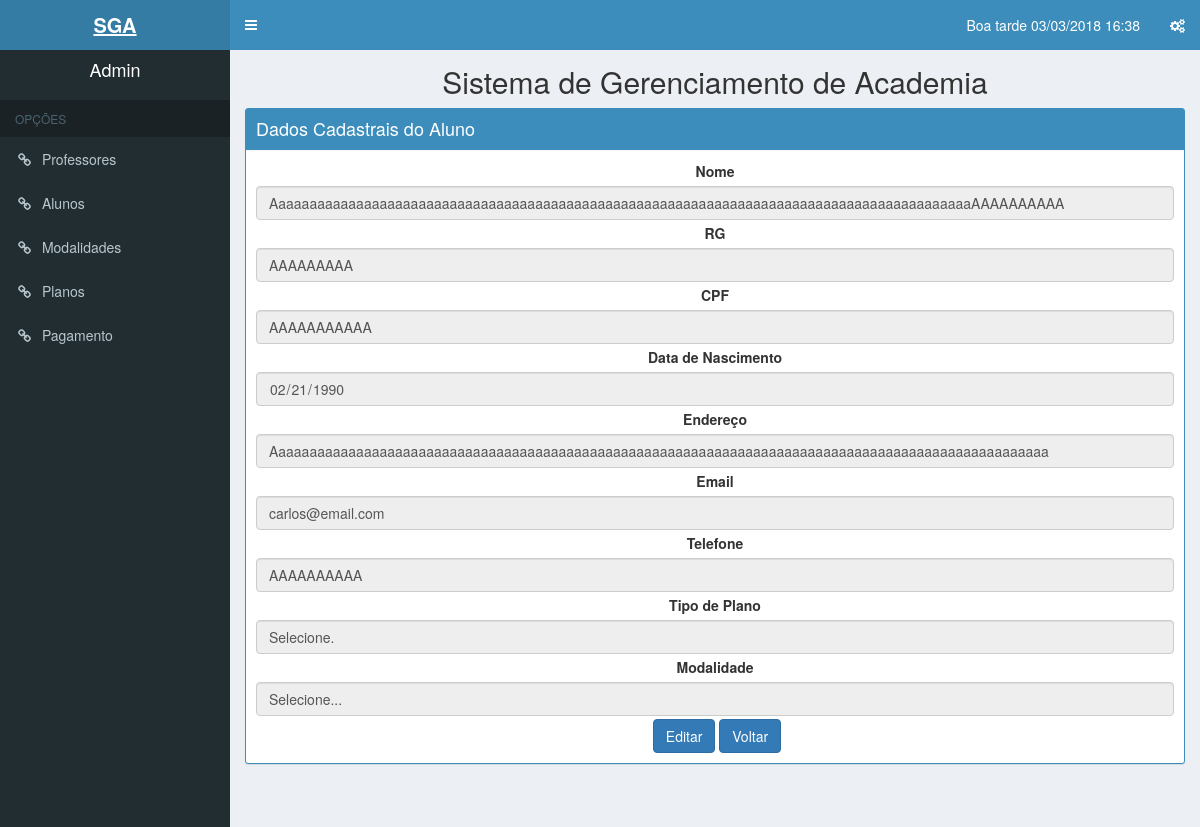
The page /Views/alunoPesq.php?id=1104 (signed in) on the database its author committed.
### tables this page shows
CREATE TABLE `aluno` (
  `matricula_aluno` mediumint(8) UNSIGNED NOT NULL,
  `cpf_aluno` varchar(11) DEFAULT NULL,
  `registro_geral_aluno` varchar(9) DEFAULT NULL,
  `nm_endereco` varchar(100) DEFAULT NULL,
  `dt_nascimento_aluno` varchar(10) DEFAULT NULL,
  `cd_telefone_aluno` varchar(10) DEFAULT NULL,
  `nm_email_aluno` varchar(100) DEFAULT NULL,
  `nm_aluno` varchar(100) DEFAULT NULL,
  `tipo_plano` varchar(10) NOT NULL,
  `nm_modalidade` varchar(30) NOT NULL
);

### controllers/buscarAluno.php (called while the page is built, shortened)
<?php
    $id = isset($_GET['id'])? (int) $_GET['id']: null;
    $PDO = db_connect();
    $sql = "SELECT nm_aluno,
            registro_geral_aluno,
            cpf_aluno,
            dt_nascimento_aluno,
            nm_endereco,
            nm_email_aluno,
            cd_telefone_aluno,
            tipo_plano,
            nm_modalidade
            FROM aluno
            WHERE matricula_aluno = '$id'";
    $stmt = $PDO->prepare($sql);
    $stmt->bindParam(':id', $id, PDO::PARAM_INT);
    $stmt->execute();
    $user = $stmt->fetch(PDO::FETCH_ASSOC);
?>

### Views/alunoPesq.php (the view, shortened to what this page needs)
<?php
    include '../controllers/buscarAluno.php';
    if($_SESSION['user_status'] == 1){
        include ('header.php');
    }elseif($_SESSION['user_status'] == 2){
        include ('headerAtendente.php');
    }
    elseif($_SESSION['user_status'] == 3){
        include ('headerProfessor.php');
    }
?>
        <h2 class="center">Sistema de Gerenciamento de Academia</h2>
        <div class="box box-solid box-primary">
            <div class="box-header with-border">
                <h3 class="box-title">Dados Cadastrais do Aluno</h3>
            </div>
            <div class="box-body">
                <form align='middle'>
                    <div class="form-group">
                        <label for="nome">Nome</label>
                        <input class="form-control" type="text" id="nome" name="nome"
                               value="<?php echo $user['nm_aluno']?>" readonly="true"/>
                    </div>
                    <div class="form-group">
                        <label for="rg">RG</label>
                        <input class="form-control" type="text" id="rg" name="rg"
                               value="<?php echo $user['registro_geral_aluno']?>" readonly="true"/>
                    </div>
                    <div class="form-group">
                        <label for="cpf">CPF</label>
                        <input class="form-control" type="text" id="cpf" name="cpf"
                               value="<?php echo $user['cpf_aluno']?>" readonly="true"/>
                    </div>
                    <div class="form-group">
                        <label for="dtnasc">Data de Nascimento</label>
                        <input class="form-control" type="date" id="dtnasc" name="dtnasc"
                               value="<?php echo $user['dt_nascimento_aluno']?>" readonly="true"/>
                    </div>
                    <div class="form-group">
                        <label for="endereço">Endereço</label>
                        <input class="form-control" type="text" id="end" name="end"
                               value="<?php echo $user['nm_endereco']?>" readonly="true"/>
                    </div>
                    <div class="form-group">
                        <label for="email">Email</label>
                        <input class="form-control" type="text" id="email" name="email"
                               value="<?php echo $user['nm_email_aluno']?>" readonly="true"/>
                    </div>
                    <div class="form-group">
                        <label for="tel">Telefone</label>
                        <input class="form-control" type="text" id="tel" name="tel"
                               value="<?php echo $user['cd_telefone_aluno']?>" readonly="true"/>
                    </div>
                    <div class="form-group">
                        <label for="plan">Tipo de Plano</label>
                       <input class="form-control" type="text" id="moda" name="moda"
                        value="<?php echo $user['tipo_plano']?>" readonly="true"/>
                    </div>
                    <div class="form-group">
                    <label for="moda">Modalidade</label>
                    <input class="form-control" type="text" id="moda" name="moda"
                               value="<?php echo $user['nm_modalidade']?>" readonly="true"/>
                    </div>
                    <button class="btn btn-primary" id="alterar" formaction="alunoEdit.php?id=<?php echo $id;?>">Editar</button>
                    <button class="btn btn-primary" id="salvar" formaction="aluno.php">Voltar</button>
                </form>
            </div>
        </div>
<?php include ('footer.php'); ?>

### rows shown on the page
aluno: nome "AaaaaaaaaaaaaaaaaaaaaaaaaaaaaaaaaaaaaaaaaaaaaaaaaaaaaaaaaaaaaaaaaaaaaaaaaaaaaaaaaaaaaaaaaaAAAAAAAAAA", rg "AAAAAAAAA", cpf "AAAAAAAAAAA", dtnasc "02/21/1990", end "Aaaaaaaaaaaaaaaaaaaaaaaaaaaaaaaaaaaaaaaaaaaaaaaaaaaaaaaaaaaaaaaaaaaaaaaaaaaaaaaaaaaaaaaaaaaaaaaaaaaa", email "carlos@email.com", tel "AAAAAAAAAA", moda "Selecione.", moda "Selecione..."

### other values the page prints
dataatual() "Boa tarde 03/03/2018 16:38"
$_SESSION['user_name'] "Admin"
